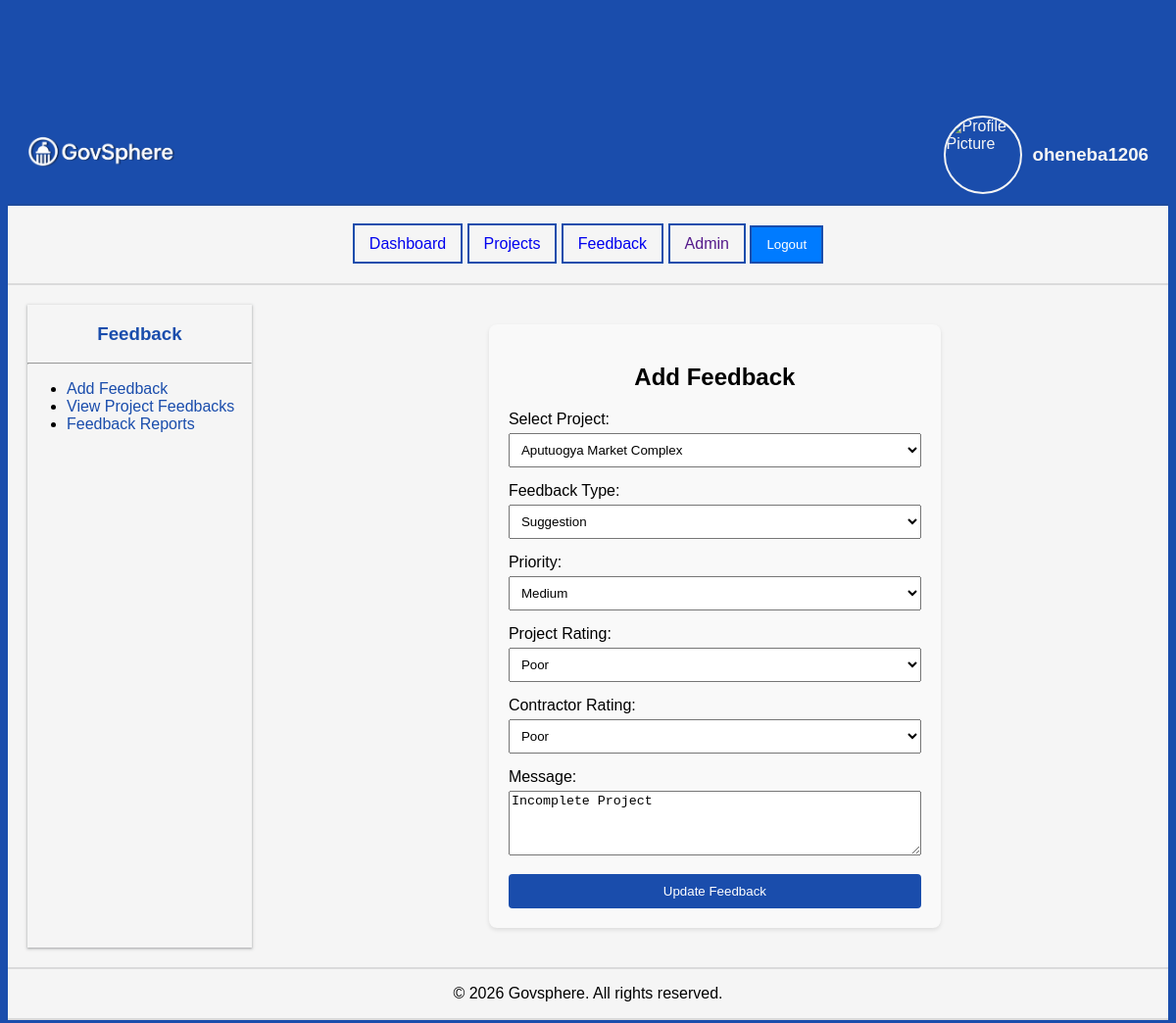
Screenshot of /feedback/1/edit/ (signed in) with the database file from the repository.
### accounts/models.py (models this page shows, shortened)
class User(AbstractUser):
    ROLE_CHOICES = (
        ('citizen', 'Citizen'),
        ('official', 'Official'),
        ('admin', 'Admin'),
    )
    role = models.CharField(max_length = 20, choices = ROLE_CHOICES, default= 'citizen')

### feedback/models.py (models this page shows, shortened)
class Feedback(models.Model):
    PRIORITY_CHOICES = (
        ('low', 'Low'),
        ('medium', 'Medium'),
        ('high', 'High'),
        ('urgent', 'Urgent'),
    )
    FEEDBACK_TYPE_CHOICES = (
        ('complaint', 'Complaint'),
        ('suggestion', 'Suggestion'),
        ('question', 'Question'),
        ('appreciation', 'Appreciation'),
        ('issue_report', 'Issue Report')
    )
    STATUS_CHOICES = (
        ('submitted', 'Submitted'),
        ('under_review', 'Under Review'),
        ('resolved','Resolved'),
        ('rejected', 'Rejected')
    )
    RATING =(
        ('1', 'Poor'),
        ('2', 'Good'),
        ('3', 'Average'),
        ('4', 'Very Good'),
        ('5', 'Excellent')
    )
    project = models.ForeignKey(Project, on_delete=models.CASCADE)
    priority = models.CharField(max_length=20, choices= PRIORITY_CHOICES, default='low')
    user = models.ForeignKey(settings.AUTH_USER_MODEL, on_delete=models.CASCADE)
    message = models.TextField()
    feedback_type = models.CharField(max_length=20, choices= FEEDBACK_TYPE_CHOICES, default='compliant')
    status= models.CharField(max_length=20, choices= STATUS_CHOICES, default= 'submitted')
    admin_reponse = models.TextField(blank=True)
    project_rating= models.CharField(max_length=30, choices=RATING , default='3')
    contractor_rating = models.CharField(max_length=30, choices= RATING, default='3')
    responded_at = models.DateTimeField(auto_now_add=True, blank=True, null=True)
    created_at = models.DateTimeField(auto_now_add=True)
    is_anonymous = models.BooleanField(default=False)
    updated_at = models.DateTimeField(auto_now=True)
    class Meta:
        constraints = [
            models.UniqueConstraint(
                fields=[
                    'project',
                    'user',
                    'feedback_type',
                    'message',
                    'is_anonymous',
                    'project_rating',
                    'contractor_rating',
                    'status',
                ],
                name='unique_same_feedback_payload'
            )
        ]

### projects/models.py (models this page shows)
class Project(models.Model):
    STATUS_CHOICES = (
        ('proposed', 'Pending Approval'),
        ('in_progress', 'In Progress'),
        ('completed', 'Completed'),
    )
    title = models.CharField(max_length=300)
    description = models.TextField()
    budget = models.DecimalField(max_digits=10, decimal_places=2)
    status = models.CharField(max_length=20, choices=STATUS_CHOICES, default='proposed')
    location = models.CharField(max_length=200)
    created_at = models.DateTimeField(auto_now_add=True)
    created_by = models.ForeignKey(settings.AUTH_USER_MODEL, on_delete=models.CASCADE)
    def __str__(self):
        return f"{self.title}"

### feedback/views.py (the view)
# urls.py: path("<int:pk>/edit/", views.edit_feedback, name = "edit_feedback"),
@login_required
def edit_feedback(request, pk):
    feedback = get_object_or_404(Feedback, pk=pk)
    if not is_owner_or_admin(request.user, feedback):
        return redirect("feedback_detail", pk=pk)
    if request.method == "POST":
        form = FeedbackWithProjectForm(request.POST, instance=feedback)
        if form.is_valid():
            form.save()
            return redirect("feedback_detail", pk=pk)
    else:
        form = FeedbackWithProjectForm(instance=feedback)
    data = {
        "form": form,
        "feedback": feedback,
        "projects": Project.objects.all(),   # or filter by user/ownership
        "feedback_type_choices": Feedback.FEEDBACK_TYPE_CHOICES,
        "priority_choices": Feedback.PRIORITY_CHOICES,
        "rating_choices": Feedback.RATING,
    }
    return render(request, "feedback/edit_feedback.html", data)

### feedback/forms.py
class FeedbackWithProjectForm(forms.ModelForm):
    project = forms.ModelChoiceField(
        queryset=Project.objects.all(),
        empty_label="Select a Project",
        required=True,
        widget=forms.Select(attrs={'class': 'form-control'})
    )
    class Meta:
        model = Feedback
        fields = ['project', 'feedback_type', 'priority', 'message', 'is_anonymous', 'project_rating', 'contractor_rating']
        widgets = {
            "message": forms.Textarea(attrs={'class': 'form-control', 'rows': 5, 'placeholder': 'Enter your feedback here...'}),
        }

### feedback/views.py (called while the page is built)
def is_owner_or_admin(user, feedback):
    return user.is_superuser or getattr(feedback, "user", "") == "admin" or feedback.user == user

### templates/feedback/edit_feedback.html (shortened to what this page needs)
{% extends "feedback/add_feedback_global.html" %}
{% block add_feedback_form %}
    <form method="post">
        <div class="form-item">
            <label for="select-project">Select Project:</label>
            <select name="project" id="select-project">
                {% for project in projects %}
                <option value="{{ project.id }}" {% if feedback.project and feedback.project.id == project.id %}selected{% endif %}>{{ project.title }}</option>
                {% endfor %}
            </select>
        </div>
        <div class="form-item">
            <label for="feedback-type">Feedback Type:</label>
            <select name="feedback_type" id="feedback-type">
                {% for value, label in feedback_type_choices %}
                <option value="{{ value }}" {% if feedback.feedback_type == value %}selected{% endif %}>{{ label }}</option>
                {% endfor %}
            </select>
        </div>
         <div class="form-item">
            <label for="priority">Priority:</label>
            <select name="priority" id="priority">
                {% for value, label in priority_choices %}
                <option value="{{ value }}" {% if feedback.priority == value %}selected{% endif %}>{{ label }}</option>
                {% endfor %}
            </select>
        </div>
        <div class="form-item">
            <label for="project-rating">Project Rating:</label>
            <select name="project_rating" id="project-rating">
                {% for value, label in rating_choices %}
                <option value="{{ value }}" {% if feedback.project_rating == value %}selected{% endif %}>{{ label }}</option>
                {% endfor %}
            </select>
        </div>
        <div class="form-item">
            <label for="contractor-rating">Contractor Rating:</label>
            <select name="contractor_rating" id="contractor-rating">
                {% for value, label in rating_choices %}
                <option value="{{ value }}" {% if feedback.contractor_rating == value %}selected{% endif %}>{{ label }}</option>
                {% endfor %}
            </select>
        </div>
        <div class="form-item">
            <label for="message">Message:</label>
            <textarea name="message" id="message" rows="4" cols="50">{{ feedback.message }}</textarea>
        </div>
        <button type="submit">Update Feedback</button>
    </form>
{% endblock add_feedback_form %}

### templates/defaults/nav.html (shortened to what this page needs)
{% load static %}
{% block header %}
<header>
    <div class="logo-container-header">
        <div class="logo-container">
            <img src="{%static 'images/govsphere.png'%}" alt="Govsphere Logo">
        </div>
        <div class="profile-container">
            <div>
                <img src="https://png.pngtree.com/png-vector/20231019/ourmid/pngtree-user-profile-avatar-png-image_10211471.png"
                    alt="Profile Picture">
                <div>
                    <h3>{{user.username}}</h3>
                </div>
            </div>
        </div>
    </div>
    <div class="nav-container">
        <nav>
            <a href="{% url 'dashboard' %}">Dashboard</a>
            <a href="{% url 'project_list' %}">Projects</a>
            <a href="{% url 'feedback' %}">Feedback</a>
            <a href="">Admin</a>
            <form method="post" action="{% url 'logout' %}" style="display:inline;">
                <button type="submit" >
                    Logout
                </button>
            </form>
        </nav>
    </div>
</header>
{% endblock header %}

### templates/defaults/base.html (style rules this page uses)
*, *::before, *::after { box-sizing: border-box; }
body { font-family: Arial, sans-serif; background-color: #1a4dac; display: flex; flex-direction: column; justify-content: flex-start; align-items: center; height: 100vh; }
main, header, footer { width: 100%; background-color: whitesmoke; border-bottom: 2px solid rgba(60, 64, 67, 0.15); }
header { margin-top: 100px; }
button { background-color: #007BFF; color: white; border: none; cursor: pointer; transition: background-color 0.3s ease; }

### templates/defaults/nav.html (style rules this page uses)
.logo-container-header { display: flex; justify-content: space-between; align-items: center; padding: 10px 20px; width: 100%; color: whitesmoke; background-color: #1a4dac; border-bottom: 2px solid rgba(60, 64, 67, 0.15); }
.logo-container img { height: 50px; }
.profile-container>div { display: flex; align-items: center; gap: 10px; }
.profile-container img { height: 80px; width: 80px; border: 2px solid whitesmoke; border-radius: 50%; box-sizing: border-box; }
nav a, nav form button { border: 2px solid #1a4dac; padding: 10px 15px; text-decoration: none; }
.nav-container { display: flex; justify-content: center; align-items: center; padding: 20px; }

### templates/feedback/add_feedback_global.html (style rules this page uses)
.is-add-feedback .form-item { margin-bottom: 15px; }
.is-add-feedback label { display: block; margin-bottom: 5px; }
.is-add-feedback select { width: 100%; padding: 8px; box-sizing: border-box; }
.is-add-feedback button { width: 100%; padding: 10px; background-color: #1a4dac; color: white; border: none; border-radius: 4px; cursor: pointer; }

### rows the page displays
User: username "oheneba1206"
Feedback: project "Aputuogya Market Complex", feedback_type "Suggestion", priority "Medium", project_rating "Poor", contractor_rating "Poor", message "Incomplete Project"
